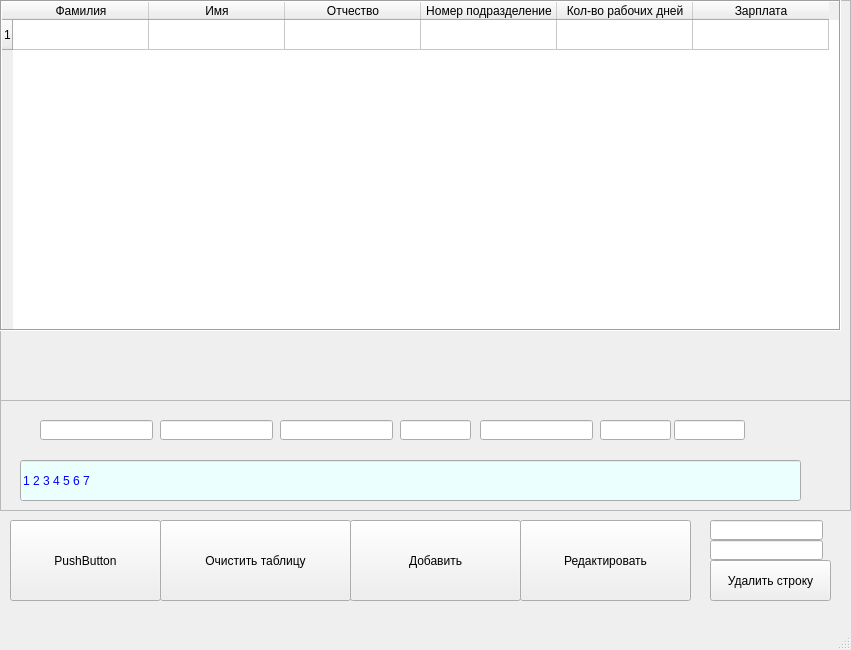
<?xml version="1.0" encoding="UTF-8"?>
<ui version="4.0">
 <class>MainWindow</class>
 <widget class="QMainWindow" name="MainWindow">
  <property name="enabled">
   <bool>true</bool>
  </property>
  <property name="geometry">
   <rect>
    <x>0</x>
    <y>0</y>
    <width>851</width>
    <height>650</height>
   </rect>
  </property>
  <property name="windowTitle">
   <string>Список студентов</string>
  </property>
  <widget class="QWidget" name="centralwidget">
   <widget class="QFrame" name="frame">
    <property name="geometry">
     <rect>
      <x>0</x>
      <y>0</y>
      <width>851</width>
      <height>401</height>
     </rect>
    </property>
    <property name="frameShape">
     <enum>QFrame::StyledPanel</enum>
    </property>
    <property name="frameShadow">
     <enum>QFrame::Raised</enum>
    </property>
    <widget class="QTableWidget" name="tableWidget">
     <property name="geometry">
      <rect>
       <x>0</x>
       <y>0</y>
       <width>841</width>
       <height>331</height>
      </rect>
     </property>
     <property name="frameShape">
      <enum>QFrame::Box</enum>
     </property>
     <property name="frameShadow">
      <enum>QFrame::Sunken</enum>
     </property>
     <property name="autoScrollMargin">
      <number>16</number>
     </property>
     <property name="rowCount">
      <number>1</number>
     </property>
     <property name="columnCount">
      <number>6</number>
     </property>
     <attribute name="horizontalHeaderVisible">
      <bool>true</bool>
     </attribute>
     <attribute name="horizontalHeaderDefaultSectionSize">
      <number>136</number>
     </attribute>
     <attribute name="horizontalHeaderMinimumSectionSize">
      <number>39</number>
     </attribute>
     <attribute name="verticalHeaderMinimumSectionSize">
      <number>23</number>
     </attribute>
     <row>
      <property name="text">
       <string>1</string>
      </property>
     </row>
     <column>
      <property name="text">
       <string>Фамилия</string>
      </property>
     </column>
     <column>
      <property name="text">
       <string>Имя</string>
      </property>
     </column>
     <column>
      <property name="text">
       <string>Отчество</string>
      </property>
     </column>
     <column>
      <property name="text">
       <string>Номер подразделение</string>
      </property>
     </column>
     <column>
      <property name="text">
       <string>Кол-во рабочих дней</string>
      </property>
     </column>
     <column>
      <property name="text">
       <string>Зарплата</string>
      </property>
     </column>
     <item row="0" column="0">
      <property name="text">
       <string/>
      </property>
     </item>
    </widget>
   </widget>
   <widget class="QPushButton" name="pushButton_2">
    <property name="geometry">
     <rect>
      <x>160</x>
      <y>520</y>
      <width>191</width>
      <height>81</height>
     </rect>
    </property>
    <property name="text">
     <string>Очистить таблицу</string>
    </property>
   </widget>
   <widget class="QPushButton" name="pushButton_3">
    <property name="geometry">
     <rect>
      <x>350</x>
      <y>520</y>
      <width>171</width>
      <height>81</height>
     </rect>
    </property>
    <property name="text">
     <string>Добавить</string>
    </property>
   </widget>
   <widget class="QFrame" name="frame_2">
    <property name="geometry">
     <rect>
      <x>0</x>
      <y>400</y>
      <width>851</width>
      <height>111</height>
     </rect>
    </property>
    <property name="frameShape">
     <enum>QFrame::StyledPanel</enum>
    </property>
    <property name="frameShadow">
     <enum>QFrame::Raised</enum>
    </property>
    <widget class="QLineEdit" name="lineEdit">
     <property name="geometry">
      <rect>
       <x>20</x>
       <y>60</y>
       <width>781</width>
       <height>41</height>
      </rect>
     </property>
     <property name="palette">
      <palette>
       <active>
        <colorrole role="WindowText">
         <brush brushstyle="SolidPattern">
          <color alpha="255">
           <red>0</red>
           <green>0</green>
           <blue>255</blue>
          </color>
         </brush>
        </colorrole>
        <colorrole role="Text">
         <brush brushstyle="SolidPattern">
          <color alpha="255">
           <red>0</red>
           <green>0</green>
           <blue>255</blue>
          </color>
         </brush>
        </colorrole>
        <colorrole role="Base">
         <brush brushstyle="SolidPattern">
          <color alpha="255">
           <red>235</red>
           <green>255</green>
           <blue>254</blue>
          </color>
         </brush>
        </colorrole>
       </active>
       <inactive>
        <colorrole role="WindowText">
         <brush brushstyle="SolidPattern">
          <color alpha="255">
           <red>0</red>
           <green>0</green>
           <blue>255</blue>
          </color>
         </brush>
        </colorrole>
        <colorrole role="Text">
         <brush brushstyle="SolidPattern">
          <color alpha="255">
           <red>0</red>
           <green>0</green>
           <blue>255</blue>
          </color>
         </brush>
        </colorrole>
        <colorrole role="Base">
         <brush brushstyle="SolidPattern">
          <color alpha="255">
           <red>235</red>
           <green>255</green>
           <blue>254</blue>
          </color>
         </brush>
        </colorrole>
       </inactive>
       <disabled>
        <colorrole role="WindowText">
         <brush brushstyle="SolidPattern">
          <color alpha="255">
           <red>120</red>
           <green>120</green>
           <blue>120</blue>
          </color>
         </brush>
        </colorrole>
        <colorrole role="Text">
         <brush brushstyle="SolidPattern">
          <color alpha="255">
           <red>120</red>
           <green>120</green>
           <blue>120</blue>
          </color>
         </brush>
        </colorrole>
        <colorrole role="Base">
         <brush brushstyle="SolidPattern">
          <color alpha="255">
           <red>240</red>
           <green>240</green>
           <blue>240</blue>
          </color>
         </brush>
        </colorrole>
       </disabled>
      </palette>
     </property>
     <property name="text">
      <string>1 2 3 4 5 6 7</string>
     </property>
    </widget>
    <widget class="QLineEdit" name="lineEdit_4">
     <property name="geometry">
      <rect>
       <x>40</x>
       <y>20</y>
       <width>113</width>
       <height>20</height>
      </rect>
     </property>
    </widget>
    <widget class="QLineEdit" name="lineEdit_5">
     <property name="geometry">
      <rect>
       <x>160</x>
       <y>20</y>
       <width>113</width>
       <height>20</height>
      </rect>
     </property>
    </widget>
    <widget class="QLineEdit" name="lineEdit_6">
     <property name="geometry">
      <rect>
       <x>280</x>
       <y>20</y>
       <width>113</width>
       <height>20</height>
      </rect>
     </property>
    </widget>
    <widget class="QLineEdit" name="lineEdit_7">
     <property name="geometry">
      <rect>
       <x>400</x>
       <y>20</y>
       <width>71</width>
       <height>20</height>
      </rect>
     </property>
    </widget>
    <widget class="QLineEdit" name="lineEdit_8">
     <property name="geometry">
      <rect>
       <x>480</x>
       <y>20</y>
       <width>113</width>
       <height>20</height>
      </rect>
     </property>
    </widget>
    <widget class="QLineEdit" name="lineEdit_9">
     <property name="geometry">
      <rect>
       <x>600</x>
       <y>20</y>
       <width>71</width>
       <height>20</height>
      </rect>
     </property>
    </widget>
    <widget class="QLineEdit" name="lineEdit_10">
     <property name="geometry">
      <rect>
       <x>674</x>
       <y>20</y>
       <width>71</width>
       <height>20</height>
      </rect>
     </property>
    </widget>
   </widget>
   <widget class="QPushButton" name="pushButton">
    <property name="geometry">
     <rect>
      <x>10</x>
      <y>520</y>
      <width>151</width>
      <height>81</height>
     </rect>
    </property>
    <property name="text">
     <string>PushButton</string>
    </property>
   </widget>
   <widget class="QPushButton" name="pushButton_4">
    <property name="geometry">
     <rect>
      <x>520</x>
      <y>520</y>
      <width>171</width>
      <height>81</height>
     </rect>
    </property>
    <property name="text">
     <string>Редактировать</string>
    </property>
   </widget>
   <widget class="QLineEdit" name="lineEdit_2">
    <property name="geometry">
     <rect>
      <x>710</x>
      <y>520</y>
      <width>113</width>
      <height>20</height>
     </rect>
    </property>
   </widget>
   <widget class="QLineEdit" name="lineEdit_3">
    <property name="geometry">
     <rect>
      <x>710</x>
      <y>540</y>
      <width>113</width>
      <height>20</height>
     </rect>
    </property>
   </widget>
   <widget class="QPushButton" name="pushButton_5">
    <property name="geometry">
     <rect>
      <x>710</x>
      <y>560</y>
      <width>121</width>
      <height>41</height>
     </rect>
    </property>
    <property name="text">
     <string>Удалить строку</string>
    </property>
   </widget>
  </widget>
  <widget class="QMenuBar" name="menubar">
   <property name="geometry">
    <rect>
     <x>0</x>
     <y>0</y>
     <width>851</width>
     <height>21</height>
    </rect>
   </property>
  </widget>
  <widget class="QStatusBar" name="statusbar"/>
 </widget>
 <resources/>
 <connections>
  <connection>
   <sender>pushButton_2</sender>
   <signal>clicked()</signal>
   <receiver>tableWidget</receiver>
   <slot>clearContents()</slot>
   <hints>
    <hint type="sourcelabel">
     <x>319</x>
     <y>349</y>
    </hint>
    <hint type="destinationlabel">
     <x>301</x>
     <y>222</y>
    </hint>
   </hints>
  </connection>
 </connections>
</ui>
